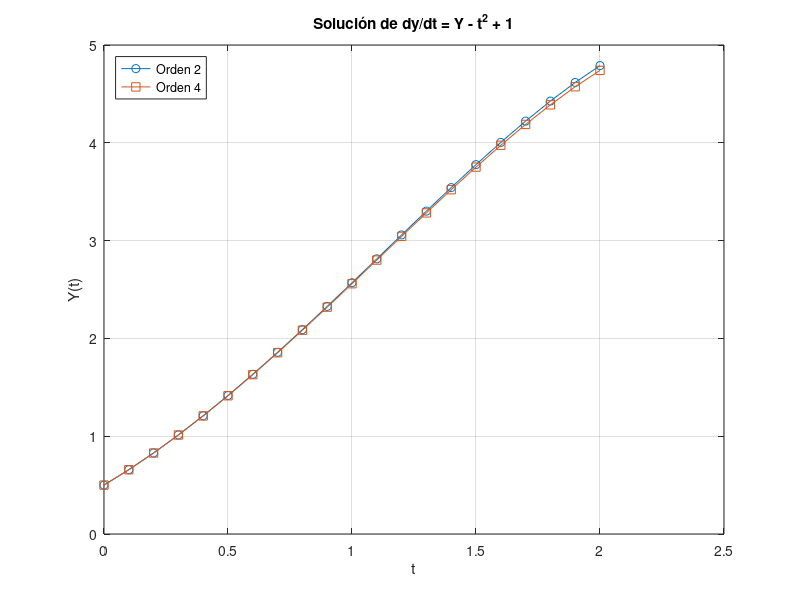

Reproduce this figure in MATLAB.
% Parámetros
t0 = 0;      % Valor inicial de t
tf = 2;      % Valor final de t
h = 0.1;     % Tamaño del paso
Y0 = 0.5;    % Condición inicial
n = (tf - t0) / h;  % Número de pasos

% Inicialización de vectores
t = zeros(1, n + 1);
Y2 = zeros(1, n + 1);
Y4 = zeros(1, n + 1);

% Establecemos valores iniciales
t(1) = t0;
Y2(1) = Y0;
Y4(1) = Y0;

% Método de Taylor de orden 2
for i = 1:n
    t(i + 1) = t(i) + h;
    Y2(i + 1) = Y2(i) + h * (Y2(i) - t(i)^2 + 1);
    Y2(i + 1) = Y2(i + 1) + (h^2 / 2) * (Y2(i) - t(i)^2 + 1 - 2 * t(i) * (Y2(i) - t(i)^2 + 1));
end

% Método de Taylor de orden 4
for i = 1:n
    t(i + 1) = t(i) + h;
    Y4(i + 1) = Y4(i) + h * (Y4(i) - t(i)^2 + 1);
    Y4(i + 1) = Y4(i + 1) + (h^2 / 2) * (Y4(i) - t(i)^2 + 1 - 2 * t(i) * (Y4(i) - t(i)^2 + 1));
    Y4(i + 1) = Y4(i + 1) + (h^3 / 6) * (Y4(i) - t(i)^2 + 1 - 2 * t(i) * (Y4(i) - t(i)^2 + 1) - 2 * (Y4(i) - t(i)^2 + 1));
    Y4(i + 1) = Y4(i + 1) + (h^4 / 24) * (Y4(i) - t(i)^2 + 1 - 2 * t(i) * (Y4(i) - t(i)^2 + 1) - 2 * (Y4(i) - t(i)^2 + 1) - 6 * t(i)^2 * (Y4(i) - t(i)^2 + 1));
end

% Graficamos las soluciones
plot(t, Y2, '-o', 'DisplayName', 'Orden 2');
hold on;
plot(t, Y4, '-s', 'DisplayName', 'Orden 4');
xlabel('t');
ylabel('Y(t)');
title('Solución de dy/dt = Y - t^2 + 1');
legend('Location', 'Northwest');
grid on;
